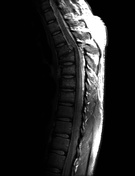
%> input picture HW3/Fig3.08(a).jpg, 135 x 176 px, shrunk from 373 x 488 before the run
$ octave hw3.m   (GNU Octave 9; MATLAB toolbox functions it lacks are replaced by stand-ins)
%> lines starting %> are read from the running program, lines starting %| are printed output that depends on the picture
close all
clear
clc
%% Question 1
%% a)

img1=im2double(imread("Fig3.08(a).jpg"));
%> img1: size 176x135 double; min 0, max 1, mean 0.128
power_law=@(c,r,gamma) real(c.*(r.^gamma));
out_img1_06=power_law(1,img1,0.6);
out_img1_04=power_law(1,img1,0.4);
out_img1_03=power_law(1,img1,0.3);

figure;
subplot(221);
imshow(img1);
title("Original Image");
subplot(222);
imshow(out_img1_06);
title("Power Law c=1,gamma=0.6");
subplot(223);
imshow(out_img1_04);
title("Power Law c=1,gamma=0.4");
subplot(224);
imshow(out_img1_03);
title("Power Law c=1,gamma=0.3");

%% b)

%% i

a=im2double(imread("Fig3.46(a).jpg"));
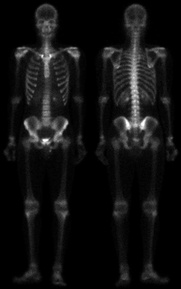
%> input picture HW3/Fig3.46(a).jpg, 181 x 289 px, shrunk from 500 x 800 before the run
%> a: size 289x181 double; min 0, max 1, mean 0.0676
figure;
imshow(a);
title("Original Image (a)");


%% ii

H_laplacian=fspecial('laplacian');
b=imfilter(a,-H_laplacian);
figure;
imshow(b);
title("Laplacian Filtering of a given Image");

%% iii

c=a+b;
figure;
imshow(c);
title("Sharpened Image");

%% iv

H_sobel=fspecial('sobel');
d=imfilter(a,H_sobel);
figure;
imshow(d);
title("Sobel Filtering of a given Image");

%% v

H_averaging=fspecial('average',[5,5]);
e=imfilter(d,H_averaging);
figure;
imshow(e);
title("Averaging Filtering of a given Image");

%% vi

f=c.*e;
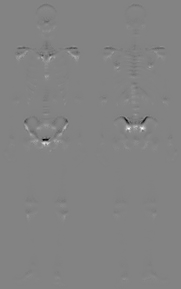
%> f: size 289x181 double; min -1.21, max 1.14, mean -2.7e-09; drawn with min black and max white
figure;
imshow(f);
title("Mask of a given Image by product of c and e");

%% vii

g=a+f;
figure;
imshow(g);
title("Sharpened Image by summation of a and f");

%% viii

h=power_law(1,g,0.7);
figure;
subplot(251)
imshow(power_law(1,g,0.1));
title("Final Image by Power Law c=1,gamma=0.1");
subplot(252)
imshow(power_law(1,g,0.2));
title("Final Image by Power Law c=1,gamma=0.2");
subplot(253)
imshow(power_law(1,g,0.3));
title("Final Image by Power Law c=1,gamma=0.3");
subplot(254)
imshow(power_law(1,g,0.4));
title("Final Image by Power Law c=1,gamma=0.4");
subplot(255)
imshow(power_law(1,g,0.5));
title("Final Image by Power Law c=1,gamma=0.5");
subplot(256)
imshow(power_law(1,g,0.6));
title("Final Image by Power Law c=1,gamma=0.6");
subplot(257)
imshow(power_law(1,g,0.7));
title("Final Image by Power Law c=1,gamma=0.7");
subplot(258)
imshow(power_law(1,g,0.8));
title("Final Image by Power Law c=1,gamma=0.8");
subplot(259)
imshow(power_law(1,g,0.9));
title("Final Image by Power Law c=1,gamma=0.9");
subplot(2,5,10)
imshow(power_law(1,g,1));
title("Final Image by Power Law c=1,gamma=1");

%% ix

figure;
subplot(131);
imshow(g);
title("Sharpened Image g");
subplot(132);
imshow(h);
title("Power Law Resulting Image h");
subplot(133);
imshow(a);
title("Original Image a");

%% Question 2
I=im2double(imread("Fig0462(a)(PET_image).tif"));
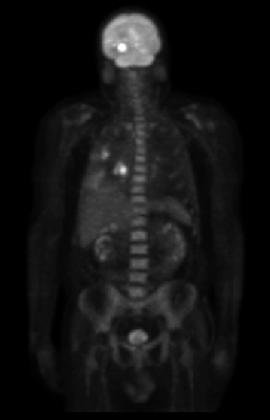
%> input picture HW3/Fig0462(a)(PET_image).tif, 270 x 420 px, shrunk from 746 x 1162 before the run
%> I: size 420x270 double; min 0, max 1, mean 0.076
% Get ln of Image

I = log(1 + I);

% Get M, N for FFT

[M,N] = size(I);
%> M = 420; N = 270

% High Pass Filter

sigma = 20;
const=1;
Gamma_h=3.0;
Gamma_l=0.4;

p=ceil(M/2);
%> p = 210
q=ceil(N/2);
%> q = 135
H=zeros(M,N);
for i=1:M
for j=1:N
distance=sqrt((i-p)^2+(j-q)^2);
H(i,j)=(Gamma_h-Gamma_l)*(1-exp((-const*(distance)^2)/((sigma^2))))+Gamma_l;
end
end
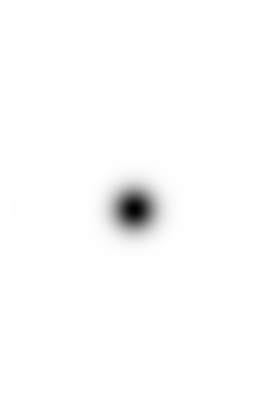
%> H: size 420x270 double; min 0.4, max 3, mean 2.97; drawn with min black and max white

% Centering Filter Response

H = fftshift(H);

% FFT

If = fft2(I, M, N);

% Filtering Then Taking Inverse FFT

Iout = real(ifft2(H.*If));
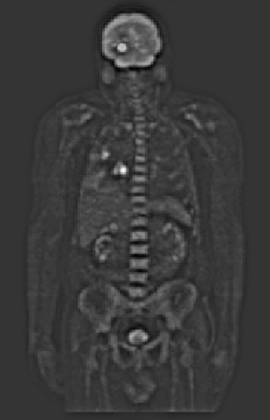
%> Iout: size 420x270 double; min -0.242, max 0.93, mean 0.0284; drawn with min black and max white
Iout = Iout(1:size(I,1),1:size(I,2));

% Taking Inverse Logarithm

Ihmf = exp(Iout) - 1;
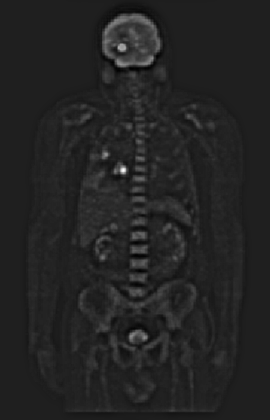
%> Ihmf: size 420x270 double; min -0.215, max 1.53, mean 0.0314; drawn with min black and max white

% display the images
figure;
imshowpair(I, Ihmf, 'montage')
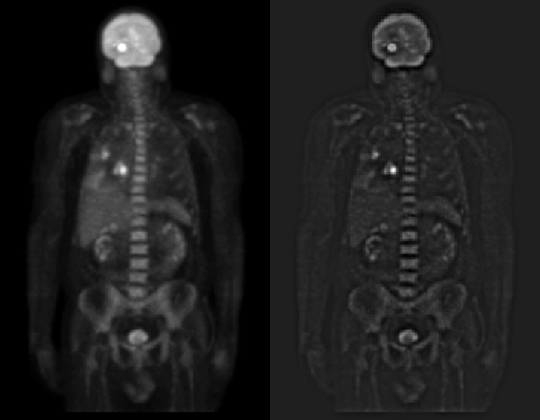
%> displayed picture: size 420x540, on the screen's scale of 0 to 255; min 0, max 255, mean 30.5
title("Original image vs Enchanced image");
